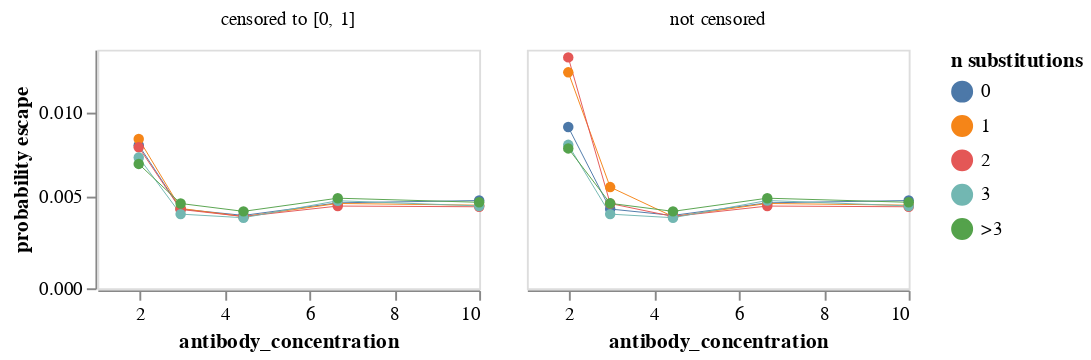

This figure's notebook cell:
### Code cell
plot_avg_escape(prob_escape_libB_filtered)

### Figure 1 — Vega-Lite specification as saved in the notebook (floating-point values rounded to 4 significant figures)
{"config": {"view": {"continuousWidth": 400, "continuousHeight": 300}, "axis": {"grid": false}}, "data": {"name": "data-dfc1d03cce6c3e367cf55facf09a9e97"}, "mark": {"type": "line", "point": true, "size": 0.5}, "encoding": {"color": {"field": "n_subs", "title": "n substitutions", "type": "nominal"}, "column": {"field": "censored", "title": null, "type": "nominal"}, "tooltip": [{"field": "antibody_concentration", "format": ".3g", "type": "quantitative"}, {"field": "n_subs", "type": "nominal"}, {"field": "censored", "type": "nominal"}, {"field": "probability escape", "format": ".3g", "type": "quantitative"}], "x": {"field": "antibody_concentration", "type": "quantitative"}, "y": {"field": "probability escape", "scale": {"constant": 0.05, "type": "symlog"}, "type": "quantitative"}}, "height": 125, "width": 200, "$schema": "https://vega.github.io/schema/vega-lite/v5.2.0.json", "datasets": {"data-dfc1d03cce6c3e367cf55facf09a9e97": [{"antibody_concentration": 1.975, "n_subs": "0", "censored": "censored to [0, 1]", "probability escape": 0.007975}, {"antibody_concentration": 1.975, "n_subs": "1", "censored": "censored to [0, 1]", "probability escape": 0.008352}, {"antibody_concentration": 1.975, "n_subs": "2", "censored": "censored to [0, 1]", "probability escape": 0.007854}, {"antibody_concentration": 1.975, "n_subs": "3", "censored": "censored to [0, 1]", "probability escape": 0.007246}, {"antibody_concentration": 1.975, "n_subs": ">3", "censored": "censored to [0, 1]", "probability escape": 0.006863}, {"antibody_concentration": 2.963, "n_subs": "0", "censored": "censored to [0, 1]", "probability escape": 0.004271}, {"antibody_concentration": 2.963, "n_subs": "1", "censored": "censored to [0, 1]", "probability escape": 0.004306}, {"antibody_concentration": 2.963, "n_subs": "2", "censored": "censored to [0, 1]", "probability escape": 0.004247}, {"antibody_concentration": 2.963, "n_subs": "3", "censored": "censored to [0, 1]", "probability escape": 0.003986}, {"antibody_concentration": 2.963, "n_subs": ">3", "censored": "censored to [0, 1]", "probability escape": 0.004582}, {"antibody_concentration": 4.444, "n_subs": "0", "censored": "censored to [0, 1]", "probability escape": 0.003914}, {"antibody_concentration": 4.444, "n_subs": "1", "censored": "censored to [0, 1]", "probability escape": 0.003845}, {"antibody_concentration": 4.444, "n_subs": "2", "censored": "censored to [0, 1]", "probability escape": 0.003855}, {"antibody_concentration": 4.444, "n_subs": "3", "censored": "censored to [0, 1]", "probability escape": 0.003785}, {"antibody_concentration": 4.444, "n_subs": ">3", "censored": "censored to [0, 1]", "probability escape": 0.00414}, {"antibody_concentration": 6.667, "n_subs": "0", "censored": "censored to [0, 1]", "probability escape": 0.00462}, {"antibody_concentration": 6.667, "n_subs": "1", "censored": "censored to [0, 1]", "probability escape": 0.004585}, {"antibody_concentration": 6.667, "n_subs": "2", "censored": "censored to [0, 1]", "probability escape": 0.004437}, {"antibody_concentration": 6.667, "n_subs": "3", "censored": "censored to [0, 1]", "probability escape": 0.004739}, {"antibody_concentration": 6.667, "n_subs": ">3", "censored": "censored to [0, 1]", "probability escape": 0.004882}, {"antibody_concentration": 10.0, "n_subs": "0", "censored": "censored to [0, 1]", "probability escape": 0.00475}, {"antibody_concentration": 10.0, "n_subs": "1", "censored": "censored to [0, 1]", "probability escape": 0.004487}, {"antibody_concentration": 10.0, "n_subs": "2", "censored": "censored to [0, 1]", "probability escape": 0.004399}, {"antibody_concentration": 10.0, "n_subs": "3", "censored": "censored to [0, 1]", "probability escape": 0.004445}, {"antibody_concentration": 10.0, "n_subs": ">3", "censored": "censored to [0, 1]", "probability escape": 0.004651}, {"antibody_concentration": 1.975, "n_subs": "0", "censored": "not censored", "probability escape": 0.009075}, {"antibody_concentration": 1.975, "n_subs": "1", "censored": "not censored", "probability escape": 0.01251}, {"antibody_concentration": 1.975, "n_subs": "2", "censored": "not censored", "probability escape": 0.01349}, {"antibody_concentration": 1.975, "n_subs": "3", "censored": "not censored", "probability escape": 0.007997}, {"antibody_concentration": 1.975, "n_subs": ">3", "censored": "not censored", "probability escape": 0.007782}, {"antibody_concentration": 2.963, "n_subs": "0", "censored": "not censored", "probability escape": 0.004271}, {"antibody_concentration": 2.963, "n_subs": "1", "censored": "not censored", "probability escape": 0.005517}, {"antibody_concentration": 2.963, "n_subs": "2", "censored": "not censored", "probability escape": 0.004582}, {"antibody_concentration": 2.963, "n_subs": "3", "censored": "not censored", "probability escape": 0.003986}, {"antibody_concentration": 2.963, "n_subs": ">3", "censored": "not censored", "probability escape": 0.004591}, {"antibody_concentration": 4.444, "n_subs": "0", "censored": "not censored", "probability escape": 0.003914}, {"antibody_concentration": 4.444, "n_subs": "1", "censored": "not censored", "probability escape": 0.003845}, {"antibody_concentration": 4.444, "n_subs": "2", "censored": "not censored", "probability escape": 0.003855}, {"antibody_concentration": 4.444, "n_subs": "3", "censored": "not censored", "probability escape": 0.003785}, {"antibody_concentration": 4.444, "n_subs": ">3", "censored": "not censored", "probability escape": 0.00414}, {"antibody_concentration": 6.667, "n_subs": "0", "censored": "not censored", "probability escape": 0.00462}, {"antibody_concentration": 6.667, "n_subs": "1", "censored": "not censored", "probability escape": 0.004585}, {"antibody_concentration": 6.667, "n_subs": "2", "censored": "not censored", "probability escape": 0.004437}, {"antibody_concentration": 6.667, "n_subs": "3", "censored": "not censored", "probability escape": 0.004752}, {"antibody_concentration": 6.667, "n_subs": ">3", "censored": "not censored", "probability escape": 0.004882}, {"antibody_concentration": 10.0, "n_subs": "0", "censored": "not censored", "probability escape": 0.00475}, {"antibody_concentration": 10.0, "n_subs": "1", "censored": "not censored", "probability escape": 0.004487}, {"antibody_concentration": 10.0, "n_subs": "2", "censored": "not censored", "probability escape": 0.004399}, {"antibody_concentration": 10.0, "n_subs": "3", "censored": "not censored", "probability escape": 0.004445}, {"antibody_concentration": 10.0, "n_subs": ">3", "censored": "not censored", "probability escape": 0.004651}]}}
